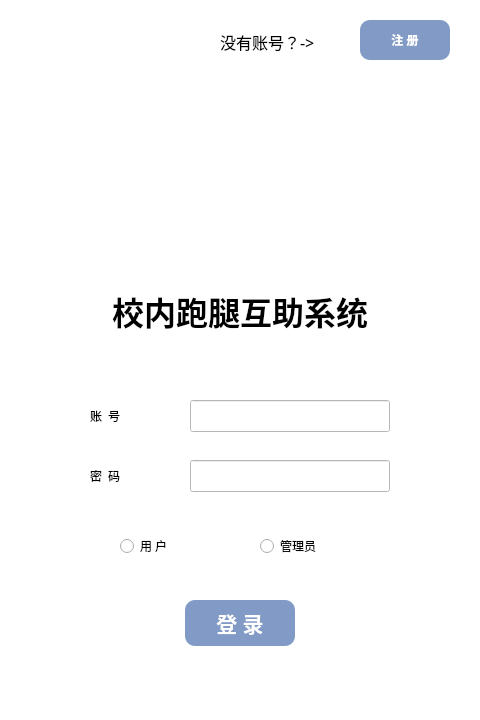
<?xml version="1.0" encoding="UTF-8"?>
<ui version="4.0">
 <class>Login</class>
 <widget class="QWidget" name="Login">
  <property name="geometry">
   <rect>
    <x>0</x>
    <y>0</y>
    <width>480</width>
    <height>720</height>
   </rect>
  </property>
  <property name="windowTitle">
   <string>Login</string>
  </property>
  <property name="styleSheet">
   <string notr="true">background-color: rgb(255, 255, 255);</string>
  </property>
  <widget class="QPushButton" name="pushButton_regist">
   <property name="geometry">
    <rect>
     <x>360</x>
     <y>20</y>
     <width>90</width>
     <height>40</height>
    </rect>
   </property>
   <property name="font">
    <font>
     <family>微软雅黑</family>
     <weight>75</weight>
     <bold>true</bold>
    </font>
   </property>
   <property name="styleSheet">
    <string notr="true">color: rgb(255, 255, 255);
background-color: rgb(129, 155, 198);
border-radius: 10px;  border: 2px;</string>
   </property>
   <property name="text">
    <string>注 册</string>
   </property>
  </widget>
  <widget class="QPushButton" name="pushButton_login">
   <property name="geometry">
    <rect>
     <x>185</x>
     <y>600</y>
     <width>110</width>
     <height>46</height>
    </rect>
   </property>
   <property name="font">
    <font>
     <family>微软雅黑</family>
     <pointsize>16</pointsize>
     <weight>75</weight>
     <bold>true</bold>
    </font>
   </property>
   <property name="styleSheet">
    <string notr="true">color: rgb(255, 255, 255);
border-radius: 10px;  border: 2px;
background-color: rgb(129, 155, 198);</string>
   </property>
   <property name="text">
    <string>登 录</string>
   </property>
  </widget>
  <widget class="QRadioButton" name="radioButton">
   <property name="geometry">
    <rect>
     <x>120</x>
     <y>530</y>
     <width>100</width>
     <height>32</height>
    </rect>
   </property>
   <property name="font">
    <font>
     <family>微软雅黑</family>
    </font>
   </property>
   <property name="text">
    <string>用 户</string>
   </property>
  </widget>
  <widget class="QRadioButton" name="radioButton_2">
   <property name="geometry">
    <rect>
     <x>260</x>
     <y>530</y>
     <width>100</width>
     <height>32</height>
    </rect>
   </property>
   <property name="font">
    <font>
     <family>微软雅黑</family>
    </font>
   </property>
   <property name="text">
    <string>管理员</string>
   </property>
  </widget>
  <widget class="QLineEdit" name="lineEdit">
   <property name="geometry">
    <rect>
     <x>190</x>
     <y>400</y>
     <width>200</width>
     <height>32</height>
    </rect>
   </property>
  </widget>
  <widget class="QLineEdit" name="lineEdit_2">
   <property name="geometry">
    <rect>
     <x>190</x>
     <y>460</y>
     <width>200</width>
     <height>32</height>
    </rect>
   </property>
  </widget>
  <widget class="QLabel" name="label">
   <property name="geometry">
    <rect>
     <x>220</x>
     <y>30</y>
     <width>131</width>
     <height>24</height>
    </rect>
   </property>
   <property name="font">
    <font>
     <family>微软雅黑</family>
     <pointsize>12</pointsize>
    </font>
   </property>
   <property name="text">
    <string>没有账号？-&gt;</string>
   </property>
  </widget>
  <widget class="QLabel" name="label_2">
   <property name="geometry">
    <rect>
     <x>90</x>
     <y>400</y>
     <width>70</width>
     <height>32</height>
    </rect>
   </property>
   <property name="font">
    <font>
     <family>微软雅黑</family>
    </font>
   </property>
   <property name="text">
    <string>账  号</string>
   </property>
  </widget>
  <widget class="QLabel" name="label_3">
   <property name="geometry">
    <rect>
     <x>90</x>
     <y>460</y>
     <width>70</width>
     <height>32</height>
    </rect>
   </property>
   <property name="font">
    <font>
     <family>微软雅黑</family>
    </font>
   </property>
   <property name="text">
    <string>密  码</string>
   </property>
  </widget>
  <widget class="QLabel" name="label_4">
   <property name="geometry">
    <rect>
     <x>70</x>
     <y>280</y>
     <width>340</width>
     <height>61</height>
    </rect>
   </property>
   <property name="font">
    <font>
     <family>微软雅黑</family>
     <pointsize>24</pointsize>
     <weight>75</weight>
     <bold>true</bold>
    </font>
   </property>
   <property name="text">
    <string>校内跑腿互助系统</string>
   </property>
   <property name="alignment">
    <set>Qt::AlignCenter</set>
   </property>
  </widget>
  <widget class="QLabel" name="label_5">
   <property name="geometry">
    <rect>
     <x>140</x>
     <y>100</y>
     <width>200</width>
     <height>200</height>
    </rect>
   </property>
   <property name="text">
    <string/>
   </property>
   <property name="pixmap">
    <pixmap resource="image.qrc">:/prefix/images/logo.jpg</pixmap>
   </property>
   <property name="scaledContents">
    <bool>true</bool>
   </property>
  </widget>
  <zorder>label_5</zorder>
  <zorder>pushButton_regist</zorder>
  <zorder>pushButton_login</zorder>
  <zorder>radioButton</zorder>
  <zorder>radioButton_2</zorder>
  <zorder>lineEdit</zorder>
  <zorder>lineEdit_2</zorder>
  <zorder>label</zorder>
  <zorder>label_2</zorder>
  <zorder>label_3</zorder>
  <zorder>label_4</zorder>
 </widget>
 <resources>
  <include location="image.qrc"/>
 </resources>
 <connections/>
</ui>
